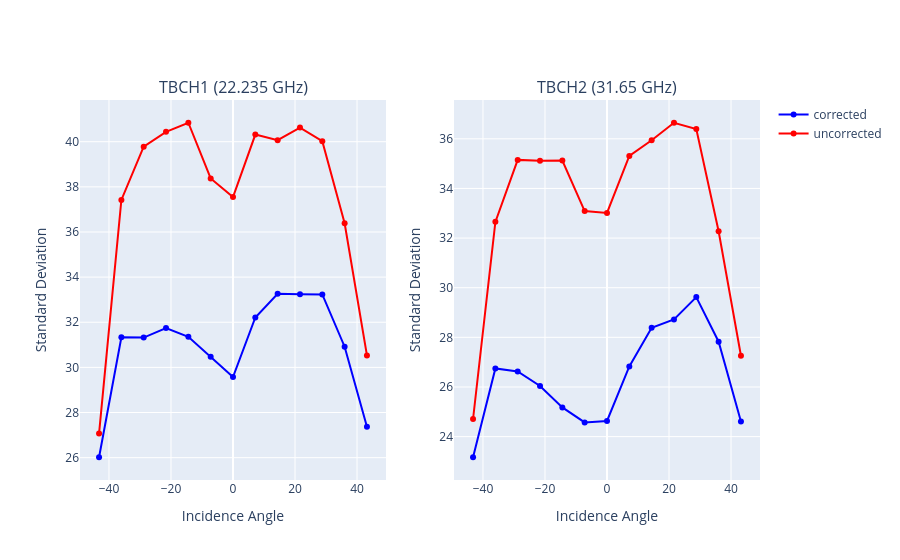

The cell this chart's notebook holds for it:
### Markdown cell above
## 6. Evaluate Noise Reduction

### Code cell
from plotly.subplots import make_subplots
incidence_angles = [-43.2,-36,-28.8,-21.6,-14.4,-7.2,0,7.2,14.4,21.6,28.8,36,43.2]


box = (sic_corrected.LAT < 80) & (sic_corrected.LAT > 55) #& (((sic.LON >0) & (sic.LON < 60)) | (sic.LON>300))
sic_box = sic_corrected.where(box)

Q1 = sic_box.TBCH1.quantile(0.25)
Q3 = sic_box.TBCH1.quantile(0.75)
IQR = Q3 - Q1
# Define the outlier boundaries
lower_bound = Q1 - 1.5 * IQR
upper_bound = Q3 + 1.5 * IQR
print(lower_bound.values,upper_bound.values)

print(np.max(sic_box.TBCH1))
iqr= (sic_box.TBCH1 > lower_bound.values) & (sic_box.TBCH1 < upper_bound.values)

inang = (sic_box.n13_obs == 4)
#sic_box_filtered = sic_box.where(iqr)
#sic_box_filtered=sic_box.where(inang)
sic_box_filtered = sic_box
plot_geo(sic_box_filtered,sic_box_filtered.SIC_2ch,hemisphere="north",cmap_label="2 channel SIC", title="Sample Area for TB Uncertainty Measurement")
#sic_box = sic
fig = make_subplots(rows=1, cols=2, subplot_titles=("TBCH1 (22.235 GHz)", "TBCH2 (31.65 GHz)"))
fig.add_trace(go.Scatter(x=incidence_angles,y=[np.nanstd(sic_box_filtered.TBCH1_corr.values[:,s]) for s in range(13)],
                         mode='lines+markers',name="corrected",marker=dict(color='blue')),row=1,col=1)
fig.add_trace(go.Scatter(x=incidence_angles,y=[np.nanstd(sic_box_filtered.TBCH1.values[:,s]) for s in range(13)],
                         mode='lines+markers',name="uncorrected",marker=dict(color='red')),row=1,col=1)
fig.update_xaxes(title_text = "Incidence Angle",row=1,col=1)
fig.update_xaxes(title_text = "Incidence Angle",row=1,col=2)
fig.update_yaxes(title_text = "Standard Deviation",row=1,col=1)
fig.update_yaxes(title_text = "Standard Deviation",row=1,col=2)

fig.add_trace(go.Scatter(x=incidence_angles,y=[np.nanstd(sic_box_filtered.TBCH2_corr.values[:,s]) for s in range(13)],
                         mode='lines+markers',name="corrected",marker=dict(color='blue'),showlegend=False),row=1,col=2)
fig.add_trace(go.Scatter(x=incidence_angles,y=[np.nanstd(sic_box_filtered.TBCH2.values[:,s]) for s in range(13)],
                         mode='lines+markers',name="uncorrected",marker=dict(color='red'),showlegend=False),row=1,col=2)

fig.show()

### Figure 1 — Plotly figure (JSON) as saved in the notebook; plotly's stock layout.template omitted (floating-point values rounded to 4 significant figures)
{"data": [{"marker": {"color": "blue"}, "mode": "lines+markers", "name": "corrected", "type": "scatter", "x": [-43.2, -36, -28.8, -21.6, -14.4, -7.2, 0, 7.2, 14.4, 21.6, 28.8, 36, 43.2], "xaxis": "x", "y": [26.02, 31.33, 31.32, 31.74, 31.35, 30.47, 29.57, 32.21, 33.26, 33.24, 33.23, 30.92, 27.37], "yaxis": "y"}, {"marker": {"color": "red"}, "mode": "lines+markers", "name": "uncorrected", "type": "scatter", "x": [-43.2, -36, -28.8, -21.6, -14.4, -7.2, 0, 7.2, 14.4, 21.6, 28.8, 36, 43.2], "xaxis": "x", "y": [27.07, 37.42, 39.78, 40.44, 40.84, 38.37, 37.55, 40.32, 40.06, 40.62, 40.02, 36.39, 30.53], "yaxis": "y"}, {"marker": {"color": "blue"}, "mode": "lines+markers", "name": "corrected", "showlegend": false, "type": "scatter", "x": [-43.2, -36, -28.8, -21.6, -14.4, -7.2, 0, 7.2, 14.4, 21.6, 28.8, 36, 43.2], "xaxis": "x2", "y": [23.17, 26.75, 26.63, 26.04, 25.17, 24.57, 24.63, 26.83, 28.39, 28.72, 29.62, 27.82, 24.61], "yaxis": "y2"}, {"marker": {"color": "red"}, "mode": "lines+markers", "name": "uncorrected", "showlegend": false, "type": "scatter", "x": [-43.2, -36, -28.8, -21.6, -14.4, -7.2, 0, 7.2, 14.4, 21.6, 28.8, 36, 43.2], "xaxis": "x2", "y": [24.71, 32.65, 35.15, 35.11, 35.13, 33.09, 33.01, 35.31, 35.94, 36.65, 36.4, 32.28, 27.26], "yaxis": "y2"}], "layout": {"annotations": [{"font": {"size": 16}, "showarrow": false, "text": "TBCH1 (22.235 GHz)", "x": 0.225, "xanchor": "center", "xref": "paper", "y": 1, "yanchor": "bottom", "yref": "paper"}, {"font": {"size": 16}, "showarrow": false, "text": "TBCH2 (31.65 GHz)", "x": 0.775, "xanchor": "center", "xref": "paper", "y": 1, "yanchor": "bottom", "yref": "paper"}], "xaxis": {"anchor": "y", "domain": [0, 0.45], "title": {"text": "Incidence Angle"}}, "xaxis2": {"anchor": "y2", "domain": [0.55, 1], "title": {"text": "Incidence Angle"}}, "yaxis": {"anchor": "x", "domain": [0, 1], "title": {"text": "Standard Deviation"}}, "yaxis2": {"anchor": "x2", "domain": [0, 1], "title": {"text": "Standard Deviation"}}}}
